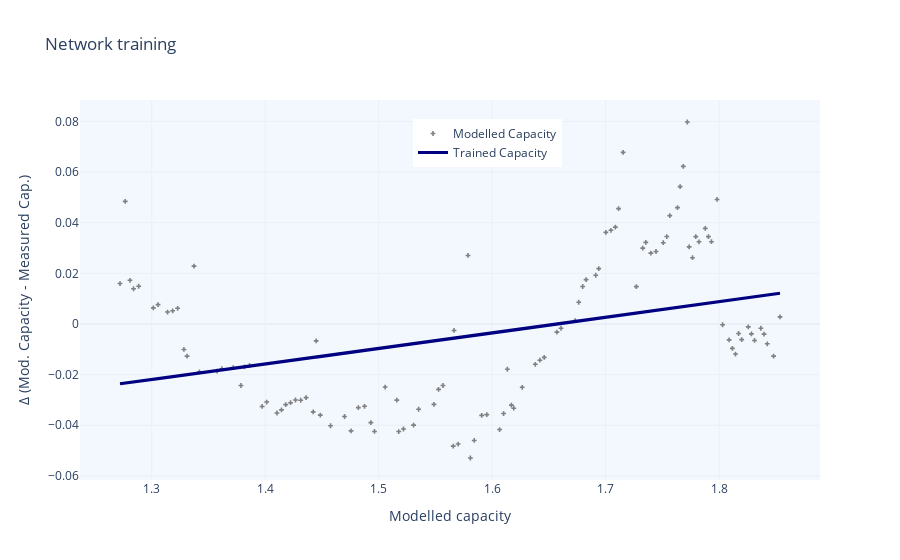

The cell this chart's notebook holds for it:
### Markdown cell above
## 4. Compile the hybrid digital twin

### Code cell
fig = go.Figure()
fig.add_trace(go.Scatter(x=X_in_train, 
                         y=X_out_train,
                         mode='markers',
                         name=f'Modelled Capacity',
                         marker=dict(
                              size=4,
                              color='grey',
                              symbol='cross'
                                 ), 
                        line_color='crimson'))
fig.add_trace(go.Scatter(x = X_in_train, 
                         y=model.predict(X_in_train).reshape(-1),
                         mode='lines',
                         name=f'Trained Capacity',
                         line=dict(color='navy', width=3)))
fig.update_layout(
    title="Network training",
    xaxis_title="Modelled capacity",
    yaxis_title="Δ (Mod. Capacity - Measured Cap.)")

fig.update_layout(legend=dict(
    yanchor="top",
    y=0.95,
    xanchor="left",
    x=0.45
))
fig.update_layout({'plot_bgcolor': '#f2f8fd' , #or azure
'paper_bgcolor': 'white',}, template='plotly_white')
